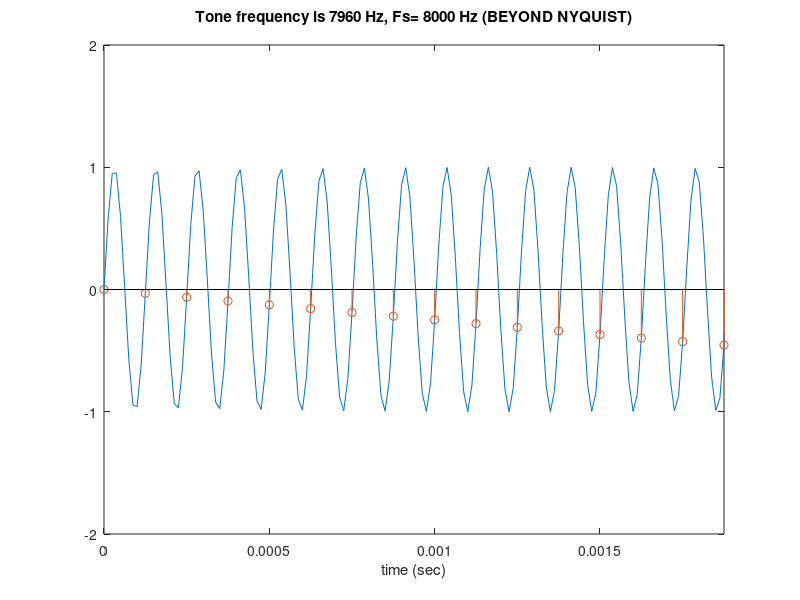

Reproduce this figure in MATLAB.
fig = figure('Menu', 'none', 'ToolBar', 'none'); % remove menu and toolbar

SIGNAL_DURATION = 2;    % signal duration
Fs = 8000;              % sampling frequency
Ts = 1.0 / Fs;          % sampling period
Ts_dense = Ts / 10;     % sampling period at 10x Fs
F0 = 995;               % tone frequency

% Create vector representing sampling times for the specified duration
SAMPLE_NUM = int32(SIGNAL_DURATION * Fs);       % number of samples to plot
t       = double(0:(SAMPLE_NUM-1)) * Ts;        % sample at specified Fs
t_dense = double(0:10*SAMPLE_NUM-1) * Ts_dense; % sample at 10*Fs

POINTS_NUM = int32(2 * Fs / F0);

% 3rd part we increase tone freq
% little warbly but theory says we can reconsturct original sine wave using
% ideal reconstruction filter
% impulse response of sinx/x
% beyond nyquist, freq again goes down up until the point where we hear
% nothing, why cant we hear this?

for i=1:8
	F0 = i * 995;
    % Create a vector with single sampled sine wave, at tone frequency
	W = sin(2*pi*F0*t);             % sample at specified Fs
	W_dense = sin(2*pi*F0*t_dense); % sample at Fs*10

    % Plot waveform at sampling frequency of 80 kHz
	plot(t_dense(1:POINTS_NUM*10), W_dense(1:POINTS_NUM*10))
    
    % Plot and play vector as a sound
	hold on
	stem(t(1:POINTS_NUM), W(1:POINTS_NUM));
	hold off

    nyq_str = '';
    % Evaluate Nyquist criterion (highest harmonic vs half sampling freq)
    if (F0 >= Fs/2)
        nyq_str = strcat(nyq_str, '(BEYOND NYQUIST)'); % don't capture all ripples, hear a second tone
    else 
        nyq_str = strcat(nyq_str, '(SATISFIES NYQUIST)');
    end 
    
    % Edit plot title and axes
    title_str = sprintf('Tone frequency is %d Hz, Fs= %i Hz %s\n', F0, Fs, nyq_str);
    disp(title_str) 
    
	xlim([t(1) t(POINTS_NUM)]);
	ylim([-2 2]);
	title(title_str)
	xlabel('time (sec)');
    
	% Play vector as a sound under sampling frequency
    sound(W,Fs)
	pause(SIGNAL_DURATION)
    
    % Pause sound clip and wait for key press for next sound
	pause
end